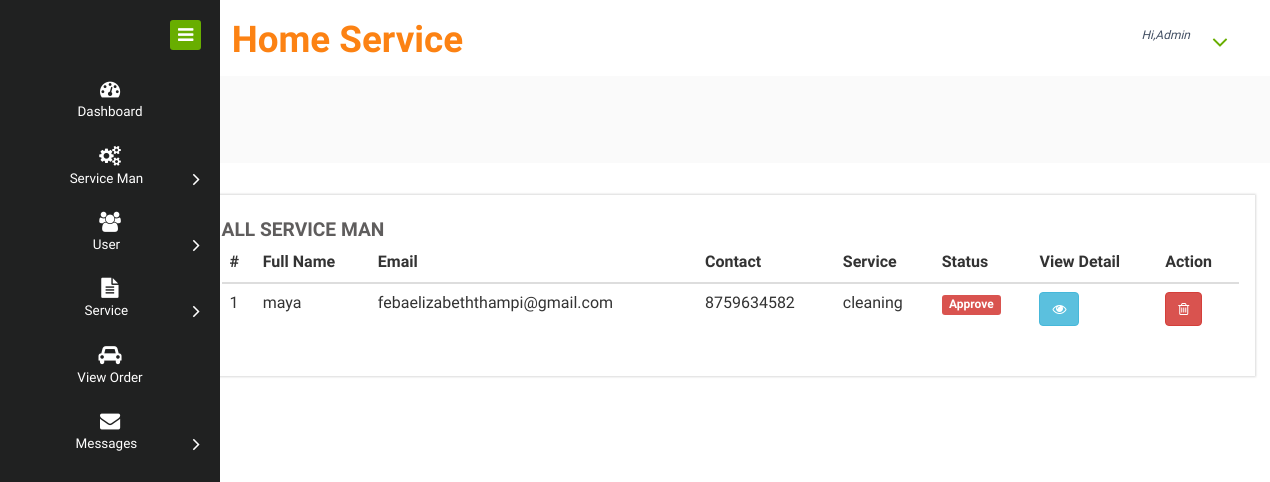
Page /all_service_man on the committed database.
### siteusers/models.py (models this page shows, shortened)
class Housemaid(models.Model):
    status = models.ForeignKey(Status, on_delete=models.CASCADE, null=True)
    user = models.ForeignKey(CustomUser, on_delete=models.CASCADE, null=True)
    contact = models.CharField(max_length=100, null=True)
    address = models.CharField(max_length=100, null=True)
    doj = models.DateField(null=True)
    dob = models.DateField(null=True)
    id_type = models.CharField(max_length=100, null=True)
    service_name = models.ForeignKey(Service_Category,on_delete=models.CASCADE,null=True)
    experience = models.CharField(max_length=100, null=True)
    id_card = models.FileField(null=True)
    image = models.FileField(null=True)
    rate_per_hour = models.DecimalField(max_digits=10, decimal_places=2, null=True)

class CustomUser(AbstractUser):
    is_houseresident = models.BooleanField(default=False)
    is_flatresident = models.BooleanField(default=False)
    is_housemaid = models.BooleanField(default=False)
    is_superuser = models.BooleanField(default=False)

class Service_Category(models.Model):
    category = models.CharField(max_length=30, null=True)
    desc = models.CharField(max_length=100, null=True)
    image = models.FileField(null=True)
    total=models.CharField(max_length=100, null=True)
    def __str__(self):
        return self.category

class Status(models.Model):
    status = models.CharField(max_length=30, null=True)

### siteusers/views.py (the view)
# urls.py: path('all_service_man', views.all_service_man, name="all_service_man"),
def all_service_man(request):
    ser = Housemaid.objects.all()
    d = {'ser':ser}
    return render(request,'all_service_man.html',d)

### templates/all_service_man.html
{% extends 'admin_navigation.html' %}
{% load static %}{% block body %}
<div class="chit-chat-layer1">
	<div class="col-md-12 chit-chat-layer1-left">
               <div class="work-progres">
                            <div class="chit-chat-heading">
                                  All Service Man
                            </div>
                            <div class="table-responsive">
                                <table class="table table-hover">
                                  <thead>
                                    <tr>
                                      <th>#</th>
                                      <th>Full Name</th>
                                      <th>Email</th>
                                      <th>Contact</th>
                                      <th>Service</th>
                                      <th>Status</th>
                                      <th>View Detail</th>
                                      <th>Action</th>
                                  </tr>
                              </thead>
                              <tbody>
                              {% for i in ser %}
                                <tr>
                                  <td>{{forloop.counter}}</td>
                                  <td>{{i.user.username}} {{i.user.firstname}}</td>
                                  <td>{{i.user.email}}</td>
                                  <td>{{i.contact}}</td>
                                  <td>{{i.service_name}}</td>
                                    {% if i.status.status == 'Accept' %}
                                      <td><span class="label label-success">{{i.status.status}}</span></td>
                                    {% else %}
                                    <td><span class="label label-danger">{{i.status.status}}</span></td>
                                    {% endif %}
                                  <td><a href="{% url 'siteusers:housemaid_detail' i.id %}" ><button class="btn btn-info"><i class="fa fa-eye"></i></button></a></td>
                                  <td><a href="{% url 'siteusers:delete_service_man' i.id %}" ><button class="btn btn-danger" onclick="return confirm('Are you sure ?')"><i class="fa fa-trash-o"></i></button></a></td>
                              </tr>
                              {% endfor %}
                          </tbody>
                      </table>
                  </div>
             </div>
      </div>
</div>
    {% endblock %}

### rows in the picture
Housemaid: user.username "maya", user.email "febaelizabeththampi@gmail.com", contact "8759634582", service_name "cleaning", status.status "Approve"
